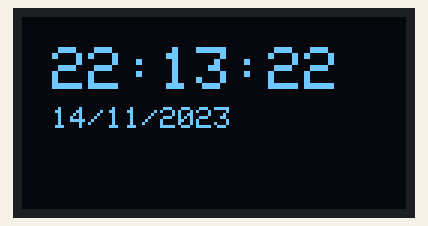
A sketch run on a simulated Arduino Uno, built with avr-gcc and run on an emulated ATmega328P. On the bench: 128×64 one-colour display. The local clock reads 2024-03-15 10:24:30 at power-on unless the sketch sets it.

Above: at 2.1 s.
At 6.4 s:
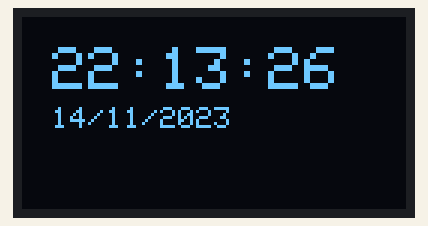
At 10.6 s:
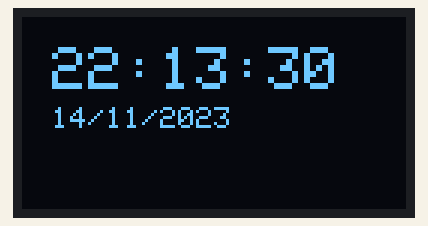
At 20.1 s:
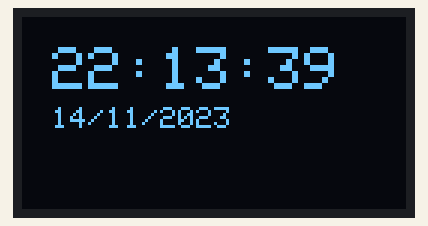
At 28.5 s:
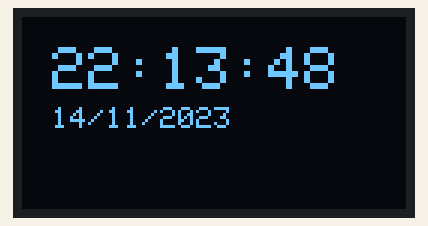
At 38.0 s:
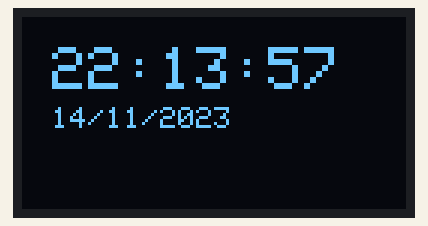

The sketch:

main.ino
```cpp
#include <Wire.h>
#include <Adafruit_GFX.h>
#include <Adafruit_SSD1306.h>
#include <RTClib.h>


#define SCREEN_WIDTH 128 // OLED display width, in pixels
#define SCREEN_HEIGHT 64 // OLED display height, in pixels

// Declaration for an SSD1306 display connected to I2C (SDA, SCL pins)
Adafruit_SSD1306 display(SCREEN_WIDTH, SCREEN_HEIGHT, &Wire, -1);

RTC_DS3231 rtc;
char time[16];
char date[16];


void setup() {
  Serial.begin(115200);
  rtc.begin();
  rtc.adjust(DateTime(F(__DATE__),F(__TIME__)));


  if(!display.begin(SSD1306_SWITCHCAPVCC, 0x3C)) { // Address 0x3D for 128x64
    Serial.println(F("SSD1306 allocation failed"));
    for(;;);
  }
  delay(2000);
  display.clearDisplay();

  display.setTextSize(2.5);
  display.setTextColor(WHITE);

  // Display static text

}

void loop() {
  DateTime now = rtc.now();
  sprintf(time, "%02d:%02d:%02d", now.hour(), now.minute(), now.second());
  sprintf(date, "%02d/%02d/%02d", now.day(), now.month(), now.year());
  //Serial.print(F("Date/Time: "));
  //Serial.println(t);
  display.setTextSize(2,2);
  display.setCursor(10, 10);
  display.print(time);
  display.display();
  display.setTextSize(1);
  display.setCursor(10, 30);
  display.print(date);
  display.display();

  delay(1000);
  display.clearDisplay();

}
```

Measured:
- what the display in image 0 shows lasts 1.0 s, from 2.1 s to 3.1 s
